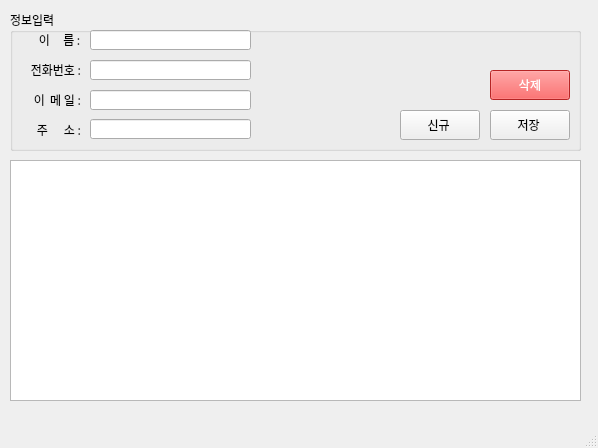
<?xml version="1.0" encoding="UTF-8"?>
<ui version="4.0">
 <class>MainWindow</class>
 <widget class="QMainWindow" name="MainWindow">
  <property name="geometry">
   <rect>
    <x>0</x>
    <y>0</y>
    <width>598</width>
    <height>448</height>
   </rect>
  </property>
  <property name="sizePolicy">
   <sizepolicy hsizetype="Fixed" vsizetype="Fixed">
    <horstretch>0</horstretch>
    <verstretch>0</verstretch>
   </sizepolicy>
  </property>
  <property name="font">
   <font>
    <family>함초롬돋움</family>
   </font>
  </property>
  <property name="windowTitle">
   <string>MainWindow</string>
  </property>
  <widget class="QWidget" name="centralwidget">
   <widget class="QWidget" name="verticalLayoutWidget">
    <property name="geometry">
     <rect>
      <x>10</x>
      <y>10</y>
      <width>571</width>
      <height>141</height>
     </rect>
    </property>
    <layout class="QVBoxLayout" name="verticalLayout">
     <item>
      <widget class="QGroupBox" name="groupBox">
       <property name="title">
        <string>정보입력</string>
       </property>
       <widget class="QLineEdit" name="txtName">
        <property name="geometry">
         <rect>
          <x>80</x>
          <y>20</y>
          <width>161</width>
          <height>20</height>
         </rect>
        </property>
        <property name="inputMethodHints">
         <set>Qt::ImhDigitsOnly|Qt::ImhLatinOnly</set>
        </property>
       </widget>
       <widget class="QLabel" name="label">
        <property name="geometry">
         <rect>
          <x>12</x>
          <y>20</y>
          <width>61</width>
          <height>20</height>
         </rect>
        </property>
        <property name="text">
         <string>이     름 : </string>
        </property>
        <property name="alignment">
         <set>Qt::AlignRight|Qt::AlignTrailing|Qt::AlignVCenter</set>
        </property>
       </widget>
       <widget class="QLineEdit" name="txtPhone">
        <property name="geometry">
         <rect>
          <x>80</x>
          <y>50</y>
          <width>161</width>
          <height>20</height>
         </rect>
        </property>
        <property name="inputMethodHints">
         <set>Qt::ImhFormattedNumbersOnly</set>
        </property>
       </widget>
       <widget class="QLabel" name="label_2">
        <property name="geometry">
         <rect>
          <x>10</x>
          <y>50</y>
          <width>61</width>
          <height>20</height>
         </rect>
        </property>
        <property name="text">
         <string>전화번호 :</string>
        </property>
        <property name="alignment">
         <set>Qt::AlignRight|Qt::AlignTrailing|Qt::AlignVCenter</set>
        </property>
       </widget>
       <widget class="QLineEdit" name="txtEmail">
        <property name="geometry">
         <rect>
          <x>80</x>
          <y>80</y>
          <width>161</width>
          <height>20</height>
         </rect>
        </property>
       </widget>
       <widget class="QLabel" name="label_3">
        <property name="geometry">
         <rect>
          <x>10</x>
          <y>80</y>
          <width>61</width>
          <height>20</height>
         </rect>
        </property>
        <property name="text">
         <string>이  메 일 :</string>
        </property>
        <property name="alignment">
         <set>Qt::AlignRight|Qt::AlignTrailing|Qt::AlignVCenter</set>
        </property>
       </widget>
       <widget class="QLineEdit" name="txtAddress">
        <property name="geometry">
         <rect>
          <x>80</x>
          <y>109</y>
          <width>161</width>
          <height>20</height>
         </rect>
        </property>
        <property name="text">
         <string/>
        </property>
       </widget>
       <widget class="QLabel" name="label_4">
        <property name="geometry">
         <rect>
          <x>10</x>
          <y>110</y>
          <width>61</width>
          <height>20</height>
         </rect>
        </property>
        <property name="text">
         <string>주      소 :</string>
        </property>
        <property name="alignment">
         <set>Qt::AlignRight|Qt::AlignTrailing|Qt::AlignVCenter</set>
        </property>
       </widget>
       <widget class="QPushButton" name="btnNew">
        <property name="geometry">
         <rect>
          <x>390</x>
          <y>100</y>
          <width>80</width>
          <height>30</height>
         </rect>
        </property>
        <property name="text">
         <string>신규 </string>
        </property>
       </widget>
       <widget class="QPushButton" name="btnSave">
        <property name="geometry">
         <rect>
          <x>480</x>
          <y>100</y>
          <width>80</width>
          <height>30</height>
         </rect>
        </property>
        <property name="text">
         <string>저장 </string>
        </property>
       </widget>
       <widget class="QPushButton" name="btnDel">
        <property name="geometry">
         <rect>
          <x>480</x>
          <y>60</y>
          <width>80</width>
          <height>30</height>
         </rect>
        </property>
        <property name="styleSheet">
         <string notr="true">background-color : rgb(255, 50, 50);
color : rgb(255, 255, 255);
font: 75 9pt &quot;함초롬돋움&quot;;
</string>
        </property>
        <property name="text">
         <string>삭제</string>
        </property>
       </widget>
      </widget>
     </item>
    </layout>
   </widget>
   <widget class="QWidget" name="verticalLayoutWidget_2">
    <property name="geometry">
     <rect>
      <x>10</x>
      <y>160</y>
      <width>571</width>
      <height>241</height>
     </rect>
    </property>
    <layout class="QVBoxLayout" name="verticalLayout_2">
     <item>
      <widget class="QTableWidget" name="tblAddress">
       <property name="maximumSize">
        <size>
         <width>600</width>
         <height>500</height>
        </size>
       </property>
      </widget>
     </item>
    </layout>
   </widget>
  </widget>
  <widget class="QMenuBar" name="menubar">
   <property name="geometry">
    <rect>
     <x>0</x>
     <y>0</y>
     <width>598</width>
     <height>21</height>
    </rect>
   </property>
  </widget>
  <widget class="QStatusBar" name="stbCurrent"/>
 </widget>
 <resources/>
 <connections/>
</ui>
